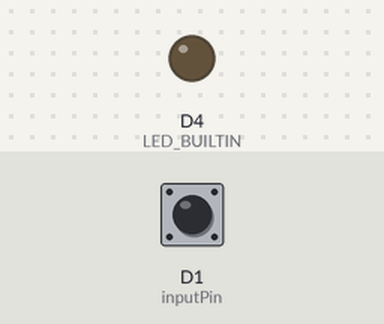
A sketch run on a simulated ESP8266 (NodeMCU). Shown: output pins drawn as LEDs (lit = HIGH, except the on-board LED, lit = LOW). Dashed ring = blinking. The test bench sets the inputs (shaded band); at power-on: D1 (inputPin) LOW. What the sketch prints to the serial monitor is not drawn.

Above: at 1.2 s.
1.3 s: D1 (inputPin) driven HIGH
At 2.0 s:
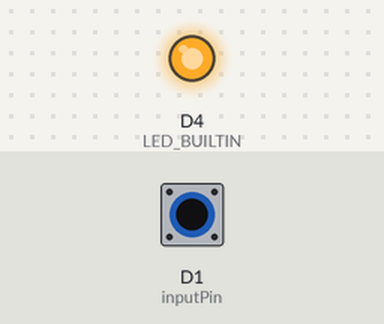
2.8 s: D1 (inputPin) driven LOW
At 3.2 s:
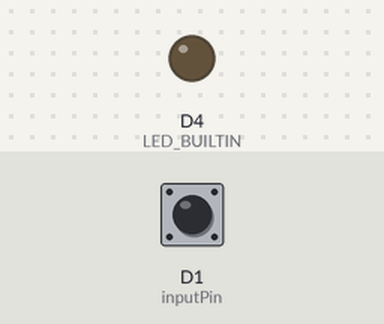
4.3 s: D1 (inputPin) pulsed HIGH 5 times (0.12 s each, 0.3 s apart)
At 4.51 s:
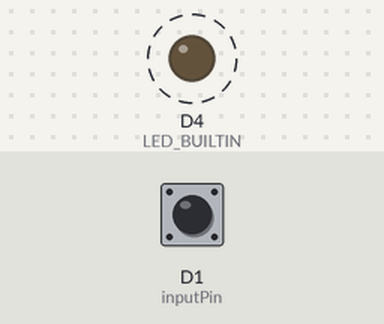
Timing chart, 0 to 7.3 s (numbered marks = the images above; inputs shaded):
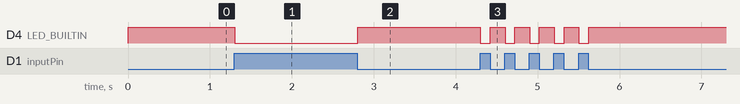

Measured:
- after the input at 1.3 s, D4 (LED_BUILTIN): HIGH → LOW at once
- after the input at 2.8 s, D4 (LED_BUILTIN): LOW → HIGH at once
- after the input at 4.3 s, D4 (LED_BUILTIN): alternates HIGH for 0.18 s and LOW for 0.12 s, 10 changes in all, then stays HIGH, starting at once

The sketch:

movimiento.ino
```cpp
int inputPin  = D1;

void setup(){
    pinMode(inputPin, INPUT);
    pinMode(LED_BUILTIN, OUTPUT);
    Serial.begin(115200);
}

void loop(){
    int val = digitalRead(inputPin);
    if (val == HIGH) {
        Serial.println("Motion detected!");
        digitalWrite(LED_BUILTIN, LOW);
    }
    else {
        Serial.println("No Motion detected!");
        digitalWrite(LED_BUILTIN, HIGH);
    }
}
```
